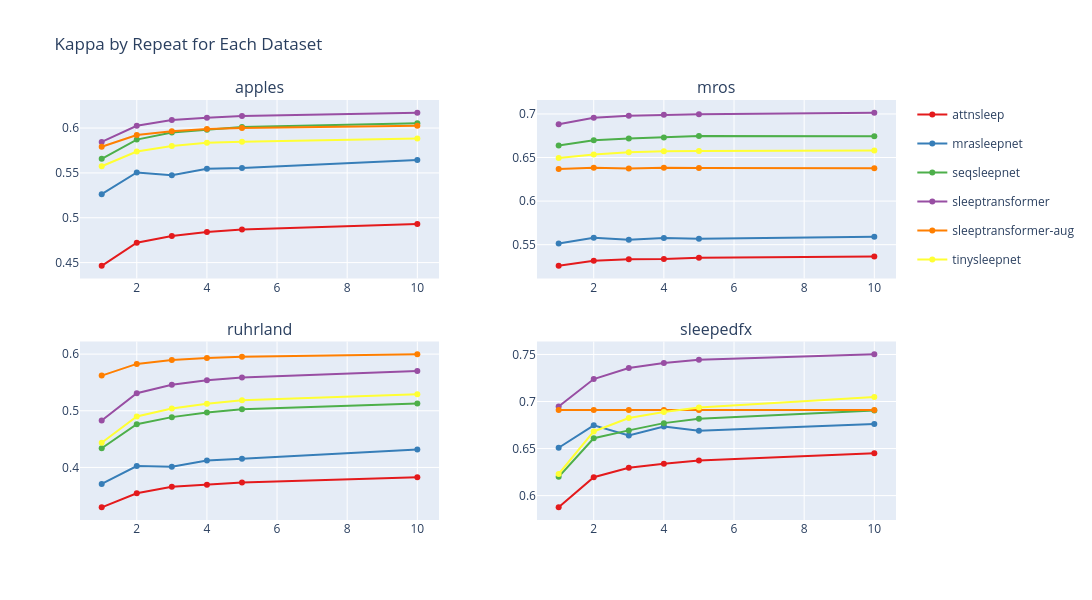
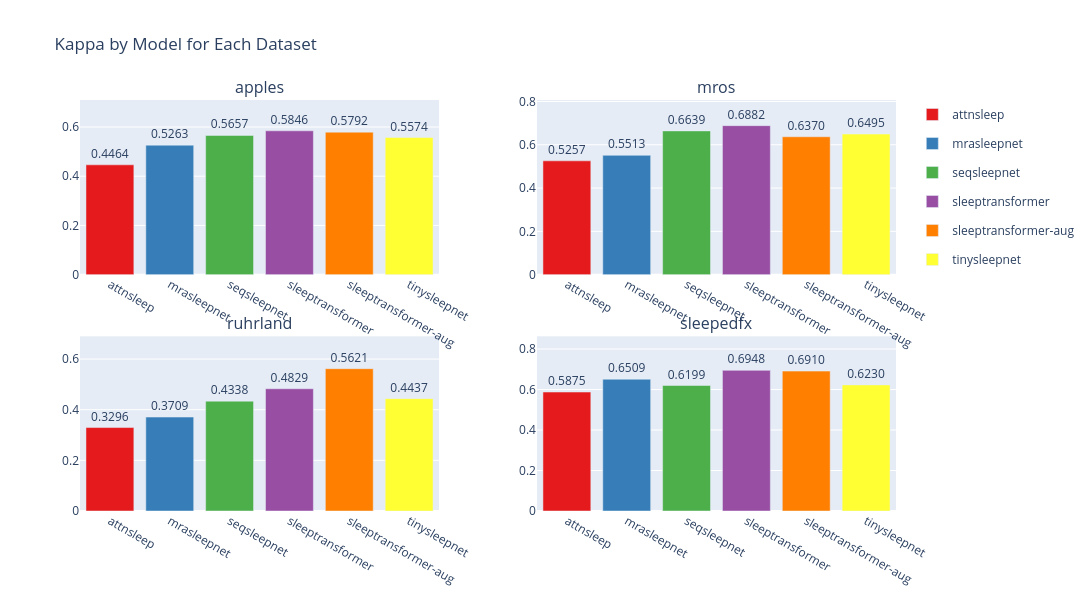
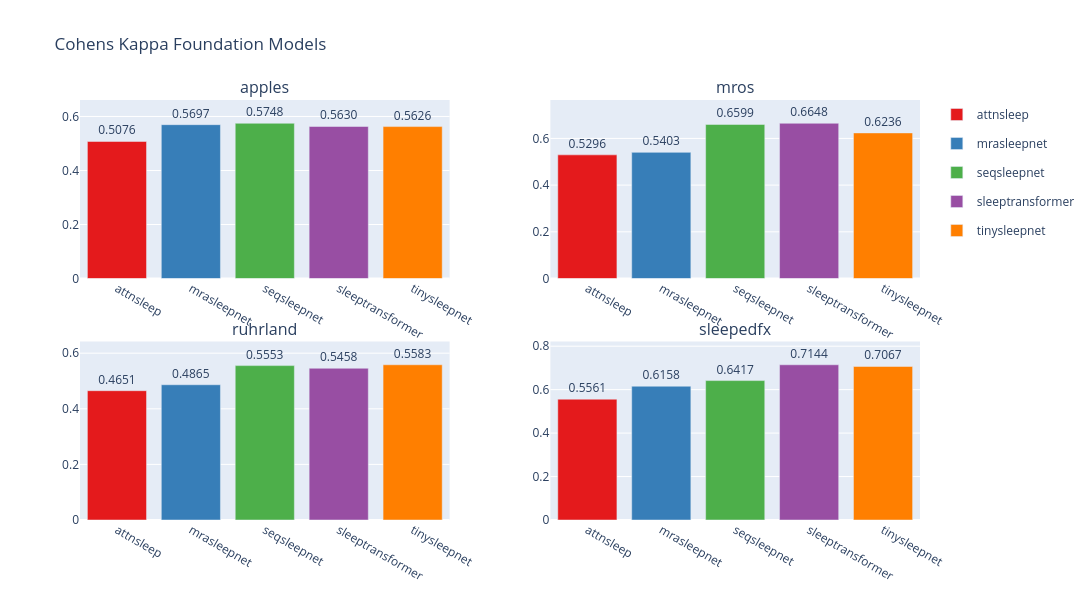

Source (notebook cell) for these figures, in order:
### Code cell
import plotly.graph_objects as go
from plotly.subplots import make_subplots
import plotly.express as px
import numpy as np
import pandas as pd
from sleepwalker.trainer.utils import cohen_kappa_from_confusion_matrix, read_jsonl
import math

path = "../grouped-multiclass-foundation.jsonl"

df = read_jsonl(path)
entries_test = []
for d in df["dataset"].unique():
    for m in df["model"].unique():
        for r in df["repeat"].unique():
            cm = df.loc[(df["model"] == m) & (df["repeat"] == r) & (df["dataset"] == d), "test_cm"].values[0]
            kappa = cohen_kappa_from_confusion_matrix(cm)
            entries_test.append({"model":m, "dataset":d, "repeat":r, "kappa":kappa})
gdf_test = pd.DataFrame(entries_test)

entries_train = []
d = df["dataset"].unique()[0]
for m in df["model"].unique():
    best_model = df.loc[(df["model"] == m) & (df["repeat"] == 1) & (df["dataset"] == d), "best_model"].values[0]
    cm_train = df.loc[(df["model"] == m) & (df["repeat"] == 1) & (df["dataset"] == d), "train_cm"].values[0][best_model]["train"]
    cm_val = df.loc[(df["model"] == m) & (df["repeat"] == 1) & (df["dataset"] == d), "train_cm"].values[0][best_model]["val"]
    kappa_train = cohen_kappa_from_confusion_matrix(cm_train)
    kappa_val = cohen_kappa_from_confusion_matrix(cm_val)
    entries_train.append({"model":m, "kappa_train":kappa_train, "kappa_val":kappa_val})

gdf_train = pd.DataFrame(entries_train)
#gdf_train

fig = lineplot_kappa_by_dataset(gdf_test)
fig.show()

dff = gdf_test[gdf_test["repeat"] == gdf_test["repeat"].max()]
fig = barplot_kappa_by_dataset(gdf_test)
fig.show()


path = "../multiclass-foundation.jsonl"

df = read_jsonl(path)
entries_test = []
for d in df["dataset"].unique():
    for m in df["model"].unique():
        cm = df.loc[(df["model"] == m) & (df["dataset"] == d), "test_cm"].values[0]
        kappa = cohen_kappa_from_confusion_matrix(cm)
        entries_test.append({"model":m, "dataset":d, "kappa":kappa})
df_test_foundation = pd.DataFrame(entries_test)

fig = barplot_kappa_by_dataset(df_test_foundation, None, title="Cohens Kappa Foundation Models")
fig.show()

# dff = gdf_test[gdf_test["repeat"] == gdf_test["repeat"].max()]
# fig = comparison_barplot_kappa_by_dataset(dff, df_test, "grouped", "ungrouped")
# fig.show()

path = "../multiclass.jsonl"

df = read_jsonl(path)
entries_test = []
for d in df["dataset"].unique():
    for m in df["model"].unique():
        cm = df.loc[(df["model"] == m) & (df["dataset"] == d), "test_cm"].values[0]
        kappa = cohen_kappa_from_confusion_matrix(cm)
        entries_test.append({"model":m, "dataset":d, "kappa":kappa})
df_test = pd.DataFrame(entries_test)

fig = barplot_kappa_by_dataset(df_test, None, title="Cohens Kappa Regular Models")
fig.show()

fig = comparison_barplot_kappa_by_dataset(df_test_foundation, df_test, "Foundation", "Regulär")
fig.show()

# entries_train = []
# d = df["dataset"].unique()[0]
# for m in df["model"].unique():
#     best_model = df.loc[(df["model"] == m) & (df["dataset"] == d), "best_model"].values[0]
#     cm_train = df.loc[(df["model"] == m) & (df["dataset"] == d), "train_cm"].values[0][best_model]["train"]
#     cm_val = df.loc[(df["model"] == m) & (df["dataset"] == d), "train_cm"].values[0][best_model]["val"]
#     kappa_train = cohen_kappa_from_confusion_matrix(cm_train)
#     kappa_val = cohen_kappa_from_confusion_matrix(cm_val)
#     entries_train.append({"model":m, "kappa_train":kappa_train, "kappa_val":kappa_val})

# df_train = pd.DataFrame(entries_train)


#df_train
#dff_test

### Figure 1 — Plotly figure (JSON) as saved in the notebook; plotly's stock layout.template omitted (floating-point values rounded to 4 significant figures)
{"data": [{"legendgroup": "attnsleep", "line": {"color": "rgb(228,26,28)"}, "mode": "lines+markers", "name": "attnsleep", "showlegend": true, "type": "scatter", "x": [1, 2, 3, 4, 5, 10], "xaxis": "x", "y": [0.4464, 0.4722, 0.4797, 0.4841, 0.4868, 0.4929], "yaxis": "y"}, {"legendgroup": "mrasleepnet", "line": {"color": "rgb(55,126,184)"}, "mode": "lines+markers", "name": "mrasleepnet", "showlegend": true, "type": "scatter", "x": [1, 2, 3, 4, 5, 10], "xaxis": "x", "y": [0.5263, 0.5505, 0.5474, 0.5546, 0.5554, 0.5644], "yaxis": "y"}, {"legendgroup": "seqsleepnet", "line": {"color": "rgb(77,175,74)"}, "mode": "lines+markers", "name": "seqsleepnet", "showlegend": true, "type": "scatter", "x": [1, 2, 3, 4, 5, 10], "xaxis": "x", "y": [0.5657, 0.5871, 0.595, 0.5982, 0.6011, 0.6055], "yaxis": "y"}, {"legendgroup": "sleeptransformer", "line": {"color": "rgb(152,78,163)"}, "mode": "lines+markers", "name": "sleeptransformer", "showlegend": true, "type": "scatter", "x": [1, 2, 3, 4, 5, 10], "xaxis": "x", "y": [0.5846, 0.6025, 0.6089, 0.6116, 0.6133, 0.6172], "yaxis": "y"}, {"legendgroup": "sleeptransformer-aug", "line": {"color": "rgb(255,127,0)"}, "mode": "lines+markers", "name": "sleeptransformer-aug", "showlegend": true, "type": "scatter", "x": [1, 2, 3, 4, 5, 10], "xaxis": "x", "y": [0.5792, 0.5923, 0.5963, 0.5989, 0.6, 0.6026], "yaxis": "y"}, {"legendgroup": "tinysleepnet", "line": {"color": "rgb(255,255,51)"}, "mode": "lines+markers", "name": "tinysleepnet", "showlegend": true, "type": "scatter", "x": [1, 2, 3, 4, 5, 10], "xaxis": "x", "y": [0.5574, 0.5739, 0.5801, 0.5836, 0.5847, 0.5883], "yaxis": "y"}, {"legendgroup": "attnsleep", "line": {"color": "rgb(228,26,28)"}, "mode": "lines+markers", "name": "attnsleep", "showlegend": false, "type": "scatter", "x": [1, 2, 3, 4, 5, 10], "xaxis": "x2", "y": [0.5257, 0.5314, 0.5333, 0.5336, 0.5349, 0.5364], "yaxis": "y2"}, {"legendgroup": "mrasleepnet", "line": {"color": "rgb(55,126,184)"}, "mode": "lines+markers", "name": "mrasleepnet", "showlegend": false, "type": "scatter", "x": [1, 2, 3, 4, 5, 10], "xaxis": "x2", "y": [0.5513, 0.5579, 0.5555, 0.5576, 0.5569, 0.5591], "yaxis": "y2"}, {"legendgroup": "seqsleepnet", "line": {"color": "rgb(77,175,74)"}, "mode": "lines+markers", "name": "seqsleepnet", "showlegend": false, "type": "scatter", "x": [1, 2, 3, 4, 5, 10], "xaxis": "x2", "y": [0.6639, 0.6699, 0.6717, 0.6729, 0.6748, 0.6745], "yaxis": "y2"}, {"legendgroup": "sleeptransformer", "line": {"color": "rgb(152,78,163)"}, "mode": "lines+markers", "name": "sleeptransformer", "showlegend": false, "type": "scatter", "x": [1, 2, 3, 4, 5, 10], "xaxis": "x2", "y": [0.6882, 0.6956, 0.6979, 0.6991, 0.6997, 0.7015], "yaxis": "y2"}, {"legendgroup": "sleeptransformer-aug", "line": {"color": "rgb(255,127,0)"}, "mode": "lines+markers", "name": "sleeptransformer-aug", "showlegend": false, "type": "scatter", "x": [1, 2, 3, 4, 5, 10], "xaxis": "x2", "y": [0.637, 0.6383, 0.6375, 0.6383, 0.6381, 0.6376], "yaxis": "y2"}, {"legendgroup": "tinysleepnet", "line": {"color": "rgb(255,255,51)"}, "mode": "lines+markers", "name": "tinysleepnet", "showlegend": false, "type": "scatter", "x": [1, 2, 3, 4, 5, 10], "xaxis": "x2", "y": [0.6495, 0.6536, 0.656, 0.6572, 0.6575, 0.6581], "yaxis": "y2"}, {"legendgroup": "attnsleep", "line": {"color": "rgb(228,26,28)"}, "mode": "lines+markers", "name": "attnsleep", "showlegend": false, "type": "scatter", "x": [1, 2, 3, 4, 5, 10], "xaxis": "x3", "y": [0.3296, 0.3544, 0.3657, 0.3694, 0.3735, 0.3825], "yaxis": "y3"}, {"legendgroup": "mrasleepnet", "line": {"color": "rgb(55,126,184)"}, "mode": "lines+markers", "name": "mrasleepnet", "showlegend": false, "type": "scatter", "x": [1, 2, 3, 4, 5, 10], "xaxis": "x3", "y": [0.3709, 0.4025, 0.4014, 0.4121, 0.4154, 0.4317], "yaxis": "y3"}, {"legendgroup": "seqsleepnet", "line": {"color": "rgb(77,175,74)"}, "mode": "lines+markers", "name": "seqsleepnet", "showlegend": false, "type": "scatter", "x": [1, 2, 3, 4, 5, 10], "xaxis": "x3", "y": [0.4338, 0.4763, 0.4888, 0.497, 0.5025, 0.5128], "yaxis": "y3"}, {"legendgroup": "sleeptransformer", "line": {"color": "rgb(152,78,163)"}, "mode": "lines+markers", "name": "sleeptransformer", "showlegend": false, "type": "scatter", "x": [1, 2, 3, 4, 5, 10], "xaxis": "x3", "y": [0.4829, 0.5309, 0.5458, 0.5538, 0.5589, 0.5702], "yaxis": "y3"}, {"legendgroup": "sleeptransformer-aug", "line": {"color": "rgb(255,127,0)"}, "mode": "lines+markers", "name": "sleeptransformer-aug", "showlegend": false, "type": "scatter", "x": [1, 2, 3, 4, 5, 10], "xaxis": "x3", "y": [0.5621, 0.5827, 0.5897, 0.5933, 0.5954, 0.5999], "yaxis": "y3"}, {"legendgroup": "tinysleepnet", "line": {"color": "rgb(255,255,51)"}, "mode": "lines+markers", "name": "tinysleepnet", "showlegend": false, "type": "scatter", "x": [1, 2, 3, 4, 5, 10], "xaxis": "x3", "y": [0.4437, 0.4898, 0.5039, 0.5124, 0.5184, 0.529], "yaxis": "y3"}, {"legendgroup": "attnsleep", "line": {"color": "rgb(228,26,28)"}, "mode": "lines+markers", "name": "attnsleep", "showlegend": false, "type": "scatter", "x": [1, 2, 3, 4, 5, 10], "xaxis": "x4", "y": [0.5875, 0.6196, 0.6295, 0.6339, 0.6372, 0.645], "yaxis": "y4"}, {"legendgroup": "mrasleepnet", "line": {"color": "rgb(55,126,184)"}, "mode": "lines+markers", "name": "mrasleepnet", "showlegend": false, "type": "scatter", "x": [1, 2, 3, 4, 5, 10], "xaxis": "x4", "y": [0.6509, 0.6746, 0.664, 0.6734, 0.669, 0.6761], "yaxis": "y4"}, {"legendgroup": "seqsleepnet", "line": {"color": "rgb(77,175,74)"}, "mode": "lines+markers", "name": "seqsleepnet", "showlegend": false, "type": "scatter", "x": [1, 2, 3, 4, 5, 10], "xaxis": "x4", "y": [0.6199, 0.661, 0.6693, 0.677, 0.6816, 0.6905], "yaxis": "y4"}, {"legendgroup": "sleeptransformer", "line": {"color": "rgb(152,78,163)"}, "mode": "lines+markers", "name": "sleeptransformer", "showlegend": false, "type": "scatter", "x": [1, 2, 3, 4, 5, 10], "xaxis": "x4", "y": [0.6948, 0.7238, 0.7357, 0.7408, 0.7443, 0.7503], "yaxis": "y4"}, {"legendgroup": "sleeptransformer-aug", "line": {"color": "rgb(255,127,0)"}, "mode": "lines+markers", "name": "sleeptransformer-aug", "showlegend": false, "type": "scatter", "x": [1, 2, 3, 4, 5, 10], "xaxis": "x4", "y": [0.691, 0.691, 0.691, 0.691, 0.691, 0.6911], "yaxis": "y4"}, {"legendgroup": "tinysleepnet", "line": {"color": "rgb(255,255,51)"}, "mode": "lines+markers", "name": "tinysleepnet", "showlegend": false, "type": "scatter", "x": [1, 2, 3, 4, 5, 10], "xaxis": "x4", "y": [0.623, 0.6682, 0.6824, 0.689, 0.6936, 0.7048], "yaxis": "y4"}], "layout": {"annotations": [{"font": {"size": 16}, "showarrow": false, "text": "apples", "x": 0.22, "xanchor": "center", "xref": "paper", "y": 1, "yanchor": "bottom", "yref": "paper"}, {"font": {"size": 16}, "showarrow": false, "text": "mros", "x": 0.78, "xanchor": "center", "xref": "paper", "y": 1, "yanchor": "bottom", "yref": "paper"}, {"font": {"size": 16}, "showarrow": false, "text": "ruhrland", "x": 0.22, "xanchor": "center", "xref": "paper", "y": 0.425, "yanchor": "bottom", "yref": "paper"}, {"font": {"size": 16}, "showarrow": false, "text": "sleepedfx", "x": 0.78, "xanchor": "center", "xref": "paper", "y": 0.425, "yanchor": "bottom", "yref": "paper"}], "height": 600, "showlegend": true, "title": {"text": "Kappa by Repeat for Each Dataset"}, "width": 1200, "xaxis": {"anchor": "y", "domain": [0, 0.44]}, "xaxis2": {"anchor": "y2", "domain": [0.56, 1]}, "xaxis3": {"anchor": "y3", "domain": [0, 0.44]}, "xaxis4": {"anchor": "y4", "domain": [0.56, 1]}, "yaxis": {"anchor": "x", "domain": [0.575, 1]}, "yaxis2": {"anchor": "x2", "domain": [0.575, 1]}, "yaxis3": {"anchor": "x3", "domain": [0, 0.425]}, "yaxis4": {"anchor": "x4", "domain": [0, 0.425]}}}

### Figure 2 — Plotly figure (JSON) as saved in the notebook; plotly's stock layout.template omitted (floating-point values rounded to 4 significant figures)
{"data": [{"legendgroup": "attnsleep", "marker": {"color": "rgb(228,26,28)"}, "name": "attnsleep", "showlegend": true, "text": ["0.4464"], "textposition": "outside", "type": "bar", "x": ["attnsleep"], "xaxis": "x", "y": [0.4464], "yaxis": "y"}, {"legendgroup": "mrasleepnet", "marker": {"color": "rgb(55,126,184)"}, "name": "mrasleepnet", "showlegend": true, "text": ["0.5263"], "textposition": "outside", "type": "bar", "x": ["mrasleepnet"], "xaxis": "x", "y": [0.5263], "yaxis": "y"}, {"legendgroup": "seqsleepnet", "marker": {"color": "rgb(77,175,74)"}, "name": "seqsleepnet", "showlegend": true, "text": ["0.5657"], "textposition": "outside", "type": "bar", "x": ["seqsleepnet"], "xaxis": "x", "y": [0.5657], "yaxis": "y"}, {"legendgroup": "sleeptransformer", "marker": {"color": "rgb(152,78,163)"}, "name": "sleeptransformer", "showlegend": true, "text": ["0.5846"], "textposition": "outside", "type": "bar", "x": ["sleeptransformer"], "xaxis": "x", "y": [0.5846], "yaxis": "y"}, {"legendgroup": "sleeptransformer-aug", "marker": {"color": "rgb(255,127,0)"}, "name": "sleeptransformer-aug", "showlegend": true, "text": ["0.5792"], "textposition": "outside", "type": "bar", "x": ["sleeptransformer-aug"], "xaxis": "x", "y": [0.5792], "yaxis": "y"}, {"legendgroup": "tinysleepnet", "marker": {"color": "rgb(255,255,51)"}, "name": "tinysleepnet", "showlegend": true, "text": ["0.5574"], "textposition": "outside", "type": "bar", "x": ["tinysleepnet"], "xaxis": "x", "y": [0.5574], "yaxis": "y"}, {"legendgroup": "attnsleep", "marker": {"color": "rgb(228,26,28)"}, "name": "attnsleep", "showlegend": false, "text": ["0.5257"], "textposition": "outside", "type": "bar", "x": ["attnsleep"], "xaxis": "x2", "y": [0.5257], "yaxis": "y2"}, {"legendgroup": "mrasleepnet", "marker": {"color": "rgb(55,126,184)"}, "name": "mrasleepnet", "showlegend": false, "text": ["0.5513"], "textposition": "outside", "type": "bar", "x": ["mrasleepnet"], "xaxis": "x2", "y": [0.5513], "yaxis": "y2"}, {"legendgroup": "seqsleepnet", "marker": {"color": "rgb(77,175,74)"}, "name": "seqsleepnet", "showlegend": false, "text": ["0.6639"], "textposition": "outside", "type": "bar", "x": ["seqsleepnet"], "xaxis": "x2", "y": [0.6639], "yaxis": "y2"}, {"legendgroup": "sleeptransformer", "marker": {"color": "rgb(152,78,163)"}, "name": "sleeptransformer", "showlegend": false, "text": ["0.6882"], "textposition": "outside", "type": "bar", "x": ["sleeptransformer"], "xaxis": "x2", "y": [0.6882], "yaxis": "y2"}, {"legendgroup": "sleeptransformer-aug", "marker": {"color": "rgb(255,127,0)"}, "name": "sleeptransformer-aug", "showlegend": false, "text": ["0.6370"], "textposition": "outside", "type": "bar", "x": ["sleeptransformer-aug"], "xaxis": "x2", "y": [0.637], "yaxis": "y2"}, {"legendgroup": "tinysleepnet", "marker": {"color": "rgb(255,255,51)"}, "name": "tinysleepnet", "showlegend": false, "text": ["0.6495"], "textposition": "outside", "type": "bar", "x": ["tinysleepnet"], "xaxis": "x2", "y": [0.6495], "yaxis": "y2"}, {"legendgroup": "attnsleep", "marker": {"color": "rgb(228,26,28)"}, "name": "attnsleep", "showlegend": false, "text": ["0.3296"], "textposition": "outside", "type": "bar", "x": ["attnsleep"], "xaxis": "x3", "y": [0.3296], "yaxis": "y3"}, {"legendgroup": "mrasleepnet", "marker": {"color": "rgb(55,126,184)"}, "name": "mrasleepnet", "showlegend": false, "text": ["0.3709"], "textposition": "outside", "type": "bar", "x": ["mrasleepnet"], "xaxis": "x3", "y": [0.3709], "yaxis": "y3"}, {"legendgroup": "seqsleepnet", "marker": {"color": "rgb(77,175,74)"}, "name": "seqsleepnet", "showlegend": false, "text": ["0.4338"], "textposition": "outside", "type": "bar", "x": ["seqsleepnet"], "xaxis": "x3", "y": [0.4338], "yaxis": "y3"}, {"legendgroup": "sleeptransformer", "marker": {"color": "rgb(152,78,163)"}, "name": "sleeptransformer", "showlegend": false, "text": ["0.4829"], "textposition": "outside", "type": "bar", "x": ["sleeptransformer"], "xaxis": "x3", "y": [0.4829], "yaxis": "y3"}, {"legendgroup": "sleeptransformer-aug", "marker": {"color": "rgb(255,127,0)"}, "name": "sleeptransformer-aug", "showlegend": false, "text": ["0.5621"], "textposition": "outside", "type": "bar", "x": ["sleeptransformer-aug"], "xaxis": "x3", "y": [0.5621], "yaxis": "y3"}, {"legendgroup": "tinysleepnet", "marker": {"color": "rgb(255,255,51)"}, "name": "tinysleepnet", "showlegend": false, "text": ["0.4437"], "textposition": "outside", "type": "bar", "x": ["tinysleepnet"], "xaxis": "x3", "y": [0.4437], "yaxis": "y3"}, {"legendgroup": "attnsleep", "marker": {"color": "rgb(228,26,28)"}, "name": "attnsleep", "showlegend": false, "text": ["0.5875"], "textposition": "outside", "type": "bar", "x": ["attnsleep"], "xaxis": "x4", "y": [0.5875], "yaxis": "y4"}, {"legendgroup": "mrasleepnet", "marker": {"color": "rgb(55,126,184)"}, "name": "mrasleepnet", "showlegend": false, "text": ["0.6509"], "textposition": "outside", "type": "bar", "x": ["mrasleepnet"], "xaxis": "x4", "y": [0.6509], "yaxis": "y4"}, {"legendgroup": "seqsleepnet", "marker": {"color": "rgb(77,175,74)"}, "name": "seqsleepnet", "showlegend": false, "text": ["0.6199"], "textposition": "outside", "type": "bar", "x": ["seqsleepnet"], "xaxis": "x4", "y": [0.6199], "yaxis": "y4"}, {"legendgroup": "sleeptransformer", "marker": {"color": "rgb(152,78,163)"}, "name": "sleeptransformer", "showlegend": false, "text": ["0.6948"], "textposition": "outside", "type": "bar", "x": ["sleeptransformer"], "xaxis": "x4", "y": [0.6948], "yaxis": "y4"}, {"legendgroup": "sleeptransformer-aug", "marker": {"color": "rgb(255,127,0)"}, "name": "sleeptransformer-aug", "showlegend": false, "text": ["0.6910"], "textposition": "outside", "type": "bar", "x": ["sleeptransformer-aug"], "xaxis": "x4", "y": [0.691], "yaxis": "y4"}, {"legendgroup": "tinysleepnet", "marker": {"color": "rgb(255,255,51)"}, "name": "tinysleepnet", "showlegend": false, "text": ["0.6230"], "textposition": "outside", "type": "bar", "x": ["tinysleepnet"], "xaxis": "x4", "y": [0.623], "yaxis": "y4"}], "layout": {"annotations": [{"font": {"size": 16}, "showarrow": false, "text": "apples", "x": 0.22, "xanchor": "center", "xref": "paper", "y": 1, "yanchor": "bottom", "yref": "paper"}, {"font": {"size": 16}, "showarrow": false, "text": "mros", "x": 0.78, "xanchor": "center", "xref": "paper", "y": 1, "yanchor": "bottom", "yref": "paper"}, {"font": {"size": 16}, "showarrow": false, "text": "ruhrland", "x": 0.22, "xanchor": "center", "xref": "paper", "y": 0.425, "yanchor": "bottom", "yref": "paper"}, {"font": {"size": 16}, "showarrow": false, "text": "sleepedfx", "x": 0.78, "xanchor": "center", "xref": "paper", "y": 0.425, "yanchor": "bottom", "yref": "paper"}], "barmode": "group", "height": 600, "showlegend": true, "title": {"text": "Kappa by Model for Each Dataset"}, "width": 1200, "xaxis": {"anchor": "y", "domain": [0, 0.44]}, "xaxis2": {"anchor": "y2", "domain": [0.56, 1]}, "xaxis3": {"anchor": "y3", "domain": [0, 0.44]}, "xaxis4": {"anchor": "y4", "domain": [0.56, 1]}, "yaxis": {"anchor": "x", "domain": [0.575, 1], "range": [0, 0.7097]}, "yaxis2": {"anchor": "x2", "domain": [0.575, 1], "range": [0, 0.8067]}, "yaxis3": {"anchor": "x3", "domain": [0, 0.425], "range": [0, 0.6899]}, "yaxis4": {"anchor": "x4", "domain": [0, 0.425], "range": [0, 0.8628]}}}

### Figure 3 — Plotly figure (JSON) as saved in the notebook; plotly's stock layout.template omitted (floating-point values rounded to 4 significant figures)
{"data": [{"legendgroup": "attnsleep", "marker": {"color": "rgb(228,26,28)"}, "name": "attnsleep", "showlegend": true, "text": ["0.5076"], "textposition": "outside", "type": "bar", "x": ["attnsleep"], "xaxis": "x", "y": [0.5076], "yaxis": "y"}, {"legendgroup": "mrasleepnet", "marker": {"color": "rgb(55,126,184)"}, "name": "mrasleepnet", "showlegend": true, "text": ["0.5697"], "textposition": "outside", "type": "bar", "x": ["mrasleepnet"], "xaxis": "x", "y": [0.5697], "yaxis": "y"}, {"legendgroup": "seqsleepnet", "marker": {"color": "rgb(77,175,74)"}, "name": "seqsleepnet", "showlegend": true, "text": ["0.5748"], "textposition": "outside", "type": "bar", "x": ["seqsleepnet"], "xaxis": "x", "y": [0.5748], "yaxis": "y"}, {"legendgroup": "sleeptransformer", "marker": {"color": "rgb(152,78,163)"}, "name": "sleeptransformer", "showlegend": true, "text": ["0.5630"], "textposition": "outside", "type": "bar", "x": ["sleeptransformer"], "xaxis": "x", "y": [0.563], "yaxis": "y"}, {"legendgroup": "tinysleepnet", "marker": {"color": "rgb(255,127,0)"}, "name": "tinysleepnet", "showlegend": true, "text": ["0.5626"], "textposition": "outside", "type": "bar", "x": ["tinysleepnet"], "xaxis": "x", "y": [0.5626], "yaxis": "y"}, {"legendgroup": "attnsleep", "marker": {"color": "rgb(228,26,28)"}, "name": "attnsleep", "showlegend": false, "text": ["0.5296"], "textposition": "outside", "type": "bar", "x": ["attnsleep"], "xaxis": "x2", "y": [0.5296], "yaxis": "y2"}, {"legendgroup": "mrasleepnet", "marker": {"color": "rgb(55,126,184)"}, "name": "mrasleepnet", "showlegend": false, "text": ["0.5403"], "textposition": "outside", "type": "bar", "x": ["mrasleepnet"], "xaxis": "x2", "y": [0.5403], "yaxis": "y2"}, {"legendgroup": "seqsleepnet", "marker": {"color": "rgb(77,175,74)"}, "name": "seqsleepnet", "showlegend": false, "text": ["0.6599"], "textposition": "outside", "type": "bar", "x": ["seqsleepnet"], "xaxis": "x2", "y": [0.6599], "yaxis": "y2"}, {"legendgroup": "sleeptransformer", "marker": {"color": "rgb(152,78,163)"}, "name": "sleeptransformer", "showlegend": false, "text": ["0.6648"], "textposition": "outside", "type": "bar", "x": ["sleeptransformer"], "xaxis": "x2", "y": [0.6648], "yaxis": "y2"}, {"legendgroup": "tinysleepnet", "marker": {"color": "rgb(255,127,0)"}, "name": "tinysleepnet", "showlegend": false, "text": ["0.6236"], "textposition": "outside", "type": "bar", "x": ["tinysleepnet"], "xaxis": "x2", "y": [0.6236], "yaxis": "y2"}, {"legendgroup": "attnsleep", "marker": {"color": "rgb(228,26,28)"}, "name": "attnsleep", "showlegend": false, "text": ["0.4651"], "textposition": "outside", "type": "bar", "x": ["attnsleep"], "xaxis": "x3", "y": [0.4651], "yaxis": "y3"}, {"legendgroup": "mrasleepnet", "marker": {"color": "rgb(55,126,184)"}, "name": "mrasleepnet", "showlegend": false, "text": ["0.4865"], "textposition": "outside", "type": "bar", "x": ["mrasleepnet"], "xaxis": "x3", "y": [0.4865], "yaxis": "y3"}, {"legendgroup": "seqsleepnet", "marker": {"color": "rgb(77,175,74)"}, "name": "seqsleepnet", "showlegend": false, "text": ["0.5553"], "textposition": "outside", "type": "bar", "x": ["seqsleepnet"], "xaxis": "x3", "y": [0.5553], "yaxis": "y3"}, {"legendgroup": "sleeptransformer", "marker": {"color": "rgb(152,78,163)"}, "name": "sleeptransformer", "showlegend": false, "text": ["0.5458"], "textposition": "outside", "type": "bar", "x": ["sleeptransformer"], "xaxis": "x3", "y": [0.5458], "yaxis": "y3"}, {"legendgroup": "tinysleepnet", "marker": {"color": "rgb(255,127,0)"}, "name": "tinysleepnet", "showlegend": false, "text": ["0.5583"], "textposition": "outside", "type": "bar", "x": ["tinysleepnet"], "xaxis": "x3", "y": [0.5583], "yaxis": "y3"}, {"legendgroup": "attnsleep", "marker": {"color": "rgb(228,26,28)"}, "name": "attnsleep", "showlegend": false, "text": ["0.5561"], "textposition": "outside", "type": "bar", "x": ["attnsleep"], "xaxis": "x4", "y": [0.5561], "yaxis": "y4"}, {"legendgroup": "mrasleepnet", "marker": {"color": "rgb(55,126,184)"}, "name": "mrasleepnet", "showlegend": false, "text": ["0.6158"], "textposition": "outside", "type": "bar", "x": ["mrasleepnet"], "xaxis": "x4", "y": [0.6158], "yaxis": "y4"}, {"legendgroup": "seqsleepnet", "marker": {"color": "rgb(77,175,74)"}, "name": "seqsleepnet", "showlegend": false, "text": ["0.6417"], "textposition": "outside", "type": "bar", "x": ["seqsleepnet"], "xaxis": "x4", "y": [0.6417], "yaxis": "y4"}, {"legendgroup": "sleeptransformer", "marker": {"color": "rgb(152,78,163)"}, "name": "sleeptransformer", "showlegend": false, "text": ["0.7144"], "textposition": "outside", "type": "bar", "x": ["sleeptransformer"], "xaxis": "x4", "y": [0.7144], "yaxis": "y4"}, {"legendgroup": "tinysleepnet", "marker": {"color": "rgb(255,127,0)"}, "name": "tinysleepnet", "showlegend": false, "text": ["0.7067"], "textposition": "outside", "type": "bar", "x": ["tinysleepnet"], "xaxis": "x4", "y": [0.7067], "yaxis": "y4"}], "layout": {"annotations": [{"font": {"size": 16}, "showarrow": false, "text": "apples", "x": 0.22, "xanchor": "center", "xref": "paper", "y": 1, "yanchor": "bottom", "yref": "paper"}, {"font": {"size": 16}, "showarrow": false, "text": "mros", "x": 0.78, "xanchor": "center", "xref": "paper", "y": 1, "yanchor": "bottom", "yref": "paper"}, {"font": {"size": 16}, "showarrow": false, "text": "ruhrland", "x": 0.22, "xanchor": "center", "xref": "paper", "y": 0.425, "yanchor": "bottom", "yref": "paper"}, {"font": {"size": 16}, "showarrow": false, "text": "sleepedfx", "x": 0.78, "xanchor": "center", "xref": "paper", "y": 0.425, "yanchor": "bottom", "yref": "paper"}], "barmode": "group", "height": 600, "showlegend": true, "title": {"text": "Cohens Kappa Foundation Models"}, "width": 1200, "xaxis": {"anchor": "y", "domain": [0, 0.44]}, "xaxis2": {"anchor": "y2", "domain": [0.56, 1]}, "xaxis3": {"anchor": "y3", "domain": [0, 0.44]}, "xaxis4": {"anchor": "y4", "domain": [0.56, 1]}, "yaxis": {"anchor": "x", "domain": [0.575, 1], "range": [0, 0.661]}, "yaxis2": {"anchor": "x2", "domain": [0.575, 1], "range": [0, 0.7646]}, "yaxis3": {"anchor": "x3", "domain": [0, 0.425], "range": [0, 0.642]}, "yaxis4": {"anchor": "x4", "domain": [0, 0.425], "range": [0, 0.8216]}}}
